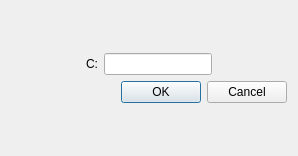
<?xml version="1.0" encoding="UTF-8"?>
<ui version="4.0">
 <class>logInformation</class>
 <widget class="QDialog" name="logInformation">
  <property name="geometry">
   <rect>
    <x>0</x>
    <y>0</y>
    <width>298</width>
    <height>156</height>
   </rect>
  </property>
  <property name="windowTitle">
   <string>Dialog</string>
  </property>
  <layout class="QVBoxLayout" name="verticalLayout_2">
   <item>
    <layout class="QVBoxLayout" name="verticalLayout">
     <item>
      <layout class="QHBoxLayout" name="horizontalLayout">
       <item>
        <spacer name="horizontalSpacer">
         <property name="orientation">
          <enum>Qt::Horizontal</enum>
         </property>
         <property name="sizeHint" stdset="0">
          <size>
           <width>40</width>
           <height>20</height>
          </size>
         </property>
        </spacer>
       </item>
       <item>
        <widget class="QLabel" name="label">
         <property name="text">
          <string>C:</string>
         </property>
        </widget>
       </item>
       <item>
        <widget class="QLineEdit" name="lineEdit"/>
       </item>
       <item>
        <spacer name="horizontalSpacer_2">
         <property name="orientation">
          <enum>Qt::Horizontal</enum>
         </property>
         <property name="sizeHint" stdset="0">
          <size>
           <width>40</width>
           <height>20</height>
          </size>
         </property>
        </spacer>
       </item>
      </layout>
     </item>
     <item>
      <widget class="QDialogButtonBox" name="buttonBox">
       <property name="orientation">
        <enum>Qt::Horizontal</enum>
       </property>
       <property name="standardButtons">
        <set>QDialogButtonBox::Cancel|QDialogButtonBox::Ok</set>
       </property>
      </widget>
     </item>
    </layout>
   </item>
  </layout>
 </widget>
 <resources/>
 <connections>
  <connection>
   <sender>buttonBox</sender>
   <signal>accepted()</signal>
   <receiver>logInformation</receiver>
   <slot>accept()</slot>
   <hints>
    <hint type="sourcelabel">
     <x>248</x>
     <y>254</y>
    </hint>
    <hint type="destinationlabel">
     <x>157</x>
     <y>274</y>
    </hint>
   </hints>
  </connection>
  <connection>
   <sender>buttonBox</sender>
   <signal>rejected()</signal>
   <receiver>logInformation</receiver>
   <slot>reject()</slot>
   <hints>
    <hint type="sourcelabel">
     <x>316</x>
     <y>260</y>
    </hint>
    <hint type="destinationlabel">
     <x>286</x>
     <y>274</y>
    </hint>
   </hints>
  </connection>
 </connections>
</ui>
